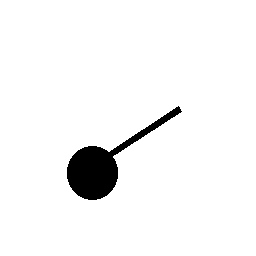
//> input picture 06-morphology/ballbar.bmp, 256 x 256 px
$ ./morphology   (built with g++ and OpenCV 4)
//> lines starting //> are read from the running program, lines starting //| are printed output that depends on the picture; after the words box and inside, x2 and y2 are one past the last pixel; in counts of white or black regions, pixels touching at a corner belong together
#include <iostream>
#include <filesystem>
#include <opencv2/opencv.hpp>

using namespace std;
using namespace cv;

int main(int argc, char **argv)
{
    cout << "OpenCV Version: " << CV_VERSION << endl;

    /*

        01. Ballbar.bmp
            Use morphology functions to disassemble the ball and the bar. Make 2 new pictures one with the ball and one with the bar.

    */

    // Read the image
    Mat ballbarOriginal = imread("ballbar.bmp");
//> ballbarOriginal is the input picture: 256 rows x 256 cols, CV_8UC3; 95.9% white; 1 black region, box (x1, y1, x2, y2) and area: (67, 106, 182, 200) 2692
    imshow("Original image",ballbarOriginal);

    // Create a binary image
    Mat ballbarBinary = ballbarOriginal.clone();
    cvtColor(ballbarOriginal, ballbarBinary, COLOR_BGR2GRAY);
    threshold(ballbarBinary, ballbarBinary, 127, 255, THRESH_BINARY_INV);
    imshow("Binary image", ballbarBinary);

    // Morphology
    Mat ballbarMorph = ballbarBinary.clone();
    Mat kernelEllipse = getStructuringElement(MORPH_ELLIPSE, Size(15,15));
    morphologyEx(ballbarBinary, ballbarMorph, MORPH_OPEN, kernelEllipse);
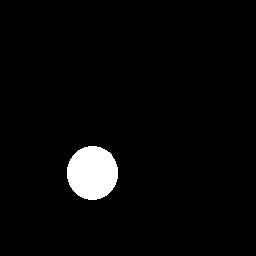
//> ballbarMorph: 256 rows x 256 cols, CV_8UC1; 3.3% white; 1 white region, box (x1, y1, x2, y2) and area: (67, 146, 118, 200) 2173
    imshow("Ballbar Morph", ballbarMorph);

    // Result
    Mat ballbarResult = ballbarBinary - ballbarMorph;
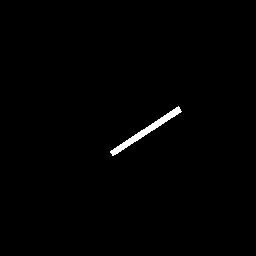
//> ballbarResult: 256 rows x 256 cols, CV_8UC1; 0.79% white; 1 white region, box (x1, y1, x2, y2) and area: (110, 106, 182, 156) 519
    imshow("Morph result", ballbarResult);

    // Inverted result
    Mat ballbarResultInv = ballbarResult.clone();
    bitwise_not(ballbarResult, ballbarResultInv);
    imshow("Inverted morph result", ballbarResultInv);

    /*

        02. bars.bmp
            Use morphology functions to disassemble the vertical bar and
            the horizontal lines. Make 2 new pictures, one with the vertical
            bar and one with the horizontal lines (these must not be inter-
            rupted).

    */

    // Read the image
    Mat barsOriginal = imread("bars.bmp");
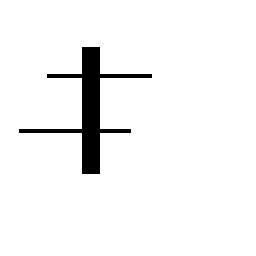
//> input picture 06-morphology/bars.bmp, 256 x 256 px
//> barsOriginal is the input picture: 256 rows x 256 cols, CV_8UC3; 95.4% white; 1 black region, box (x1, y1, x2, y2) and area: (19, 47, 152, 174) 3010
    imshow("Original bars", barsOriginal);

    // Create a binary image
    Mat barsBinary = barsOriginal.clone();
    cvtColor(barsOriginal, barsBinary, COLOR_BGR2GRAY);
    threshold(barsBinary, barsBinary, 127, 255, THRESH_BINARY_INV);
    imshow("Binary bars", barsBinary);

    // Morphology
    int kdata1[] = {1,1,1,1,1};
    Mat kernel1 (5,1,CV_8U,kdata1);
    Mat kernel2 = getStructuringElement(MORPH_RECT, Size(19,1));

    Mat barsMorph1 = barsBinary.clone();
    morphologyEx(barsBinary, barsMorph1, MORPH_OPEN, kernel1);
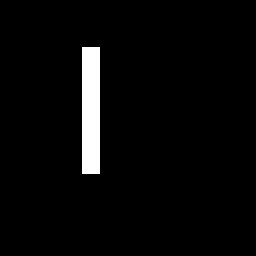
//> barsMorph1: 256 rows x 256 cols, CV_8UC1; 3.5% white; 1 white region, box (x1, y1, x2, y2) and area: (82, 47, 100, 174) 2286
    imshow("Morph bars", barsMorph1);

    Mat barsMorph2 = barsBinary.clone();
    morphologyEx(barsBinary, barsMorph2, MORPH_OPEN, kernel2);
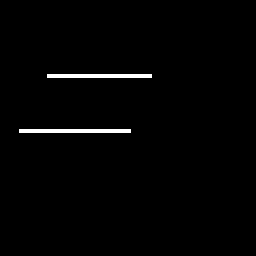
//> barsMorph2: 256 rows x 256 cols, CV_8UC1; 1.3% white; 2 white regions, box (x1, y1, x2, y2) and area: (19, 129, 131, 133) 448, (47, 74, 152, 78) 420
    imshow("Morph bars 2", barsMorph2);

    /*

        03. ballstripes.bmp
            Use morphology functions to remove the stripes from the image
            to create a new image with only balls.

    */

    // Read the image
    Mat ballstripesOriginal = imread("ballstripes.bmp");
//> ballstripes.bmp cannot be read in this run, so this picture is empty
//> (the run ends here: the program stops with an error, at `imshow("Original ballstripes", ballstripesOriginal);`)
